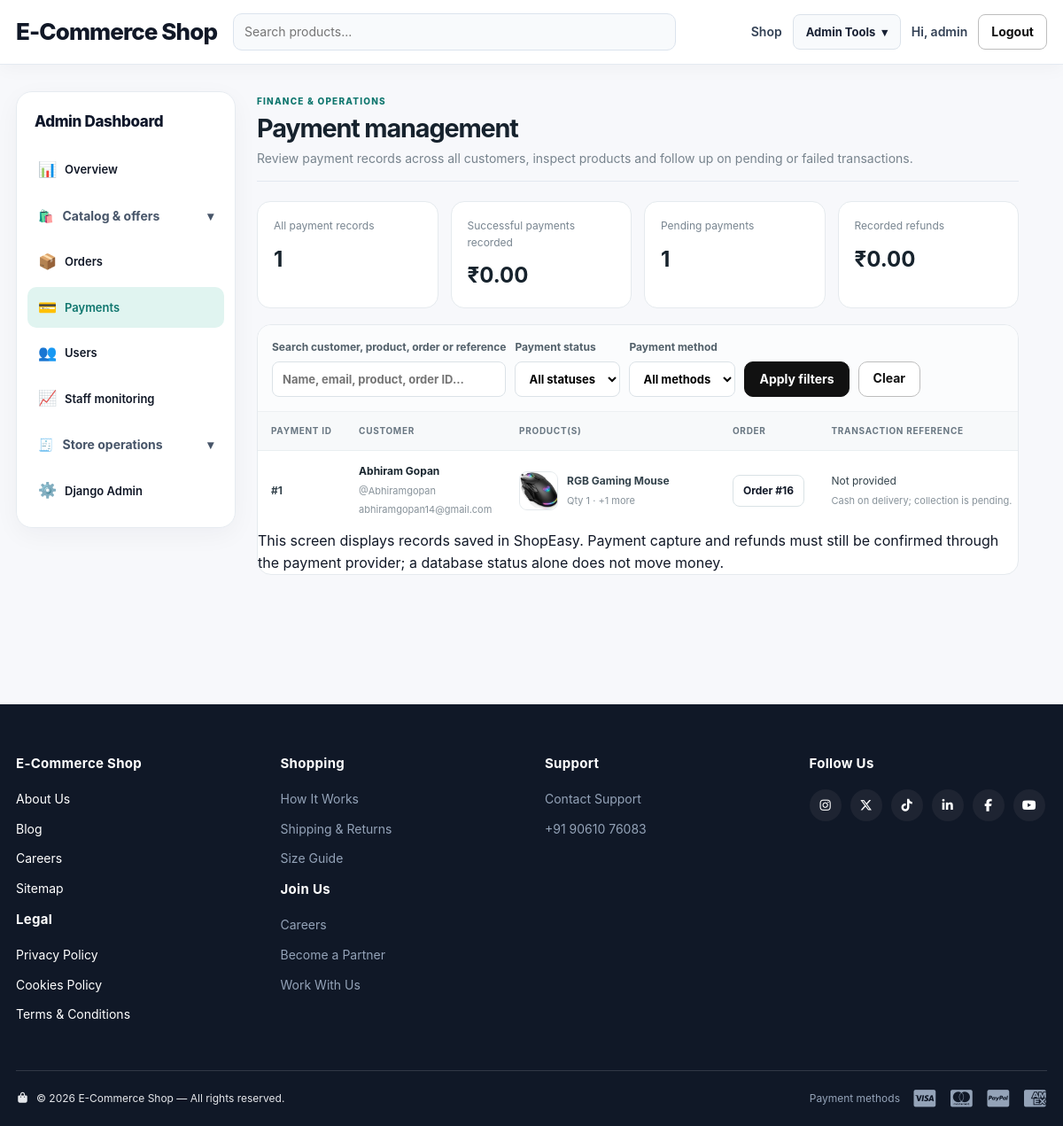
Screenshot of /dashboard/payments/ (signed in) with the database file from the repository.
### storeextras/models.py (models this page shows, shortened)
class PaymentRecord(models.Model):
    STATUS_PENDING = 'Pending'
    STATUS_SUCCESS = 'Successful'
    STATUS_FAILED = 'Failed'
    STATUS_REFUNDED = 'Refunded'
    STATUS_CHOICES = [(STATUS_PENDING, 'Pending'), (STATUS_SUCCESS, 'Successful'), (STATUS_FAILED, 'Failed'), (STATUS_REFUNDED, 'Refunded')]
    user = models.ForeignKey(settings.AUTH_USER_MODEL, on_delete=models.CASCADE, related_name='payment_records')
    order = models.ForeignKey('orders.Order', on_delete=models.CASCADE, related_name='payment_records')
    reference = models.CharField(max_length=150, blank=True)
    method = models.CharField(max_length=50, default='cod')
    amount = models.DecimalField(max_digits=10, decimal_places=2)
    status = models.CharField(max_length=20, choices=STATUS_CHOICES, default=STATUS_PENDING)
    note = models.CharField(max_length=255, blank=True)
    created_at = models.DateTimeField(auto_now_add=True)
    updated_at = models.DateTimeField(auto_now=True)
    class Meta:
        ordering = ['-created_at']

### orders/models.py (models this page shows, shortened)
class Order(models.Model):
    STATUS_PENDING = 'Pending'
    STATUS_CONFIRMED = 'Confirmed'
    STATUS_SHIPPED = 'Shipped'
    STATUS_DELIVERED = 'Delivered'
    STATUS_CANCELLED = 'Cancelled'
    STATUS_CHOICES = [
        (STATUS_PENDING, 'Pending'),
        (STATUS_CONFIRMED, 'Confirmed'),
        (STATUS_SHIPPED, 'Shipped'),
        (STATUS_DELIVERED, 'Delivered'),
        (STATUS_CANCELLED, 'Cancelled'),
    ]
    user = models.ForeignKey(User, on_delete=models.CASCADE)
    name = models.CharField(max_length=100)
    email = models.EmailField()
    phone = models.CharField(max_length=20)
    address = models.TextField()
    total_amount = models.DecimalField(
        max_digits=10,
        decimal_places=2
    )
    SHIPPING_FREE = 'free'
    SHIPPING_EXPRESS = 'express'
    SHIPPING_CHOICES = [
        (SHIPPING_FREE, 'Free Shipping'),
        (SHIPPING_EXPRESS, 'Express Shipping'),
    ]
    shipping_method = models.CharField(
        max_length=20,
        choices=SHIPPING_CHOICES,
        default=SHIPPING_FREE
    )
    shipping_cost = models.DecimalField(
        max_digits=8,
        decimal_places=2,
        default=0
    )
    payment_method = models.CharField(
        max_length=50,
        default='cod'
    )
    payment_status = models.CharField(
        max_length=50,
        default='Pending'
    )
    status = models.CharField(
        max_length=50,
        choices=STATUS_CHOICES,
        default=STATUS_PENDING
    )
    razorpay_order_id = models.CharField(max_length=100, blank=True, default='')
    razorpay_payment_id = models.CharField(max_length=100, blank=True, default='')
    tracking_number = models.CharField(max_length=120, blank=True, default='')
    courier_name = models.CharField(max_length=120, blank=True, default='')
    estimated_delivery = models.DateField(null=True, blank=True)
    coupon = models.ForeignKey('orders.Coupon', on_delete=models.SET_NULL, null=True, blank=True, related_name='orders')
    discount_amount = models.DecimalField(max_digits=10, decimal_places=2, default=0)
    cancellation_reason = models.CharField(max_length=255, blank=True, default='')
    created_at = models.DateTimeField(auto_now_add=True)

class OrderItem(models.Model):
    order = models.ForeignKey(
        Order,
        on_delete=models.CASCADE,
        related_name='items'
    )
    product = models.ForeignKey(
        'products.Product',
        on_delete=models.CASCADE
    )
    variant = models.ForeignKey('products.ProductVariant', on_delete=models.SET_NULL, null=True, blank=True, related_name='order_items')
    quantity = models.PositiveIntegerField()
    price = models.DecimalField(max_digits=10, decimal_places=2)
    is_cancelled = models.BooleanField(default=False)

### products/models.py (models this page shows, shortened)
class Product(models.Model):
    category = models.ForeignKey(
        Category,
        on_delete=models.CASCADE,
        related_name='products'
    )
    name = models.CharField(max_length=200)
    description = models.TextField()
    price = models.DecimalField(max_digits=10, decimal_places=2)
    discount_percent = models.PositiveSmallIntegerField(default=0)
    discount_ends_at = models.DateTimeField(null=True, blank=True)
    image = models.ImageField(upload_to='products/', blank=True, null=True)
    stock = models.PositiveIntegerField(default=0)
    is_available = models.BooleanField(default=True)
    is_returnable = models.BooleanField(default=False)
    is_replaceable = models.BooleanField(default=False)
    created_at = models.DateTimeField(auto_now_add=True)
    updated_at = models.DateTimeField(auto_now=True)
    vector_data = models.JSONField(default=dict, blank=True)
    rating_average = models.DecimalField(max_digits=3, decimal_places=2, default=0)
    rating_count = models.PositiveIntegerField(default=0)

### dashboard/views.py (the view, shortened to what this page needs)
# urls.py: path('payments/', views.dashboard_payments, name='payments'),
@user_passes_test(lambda user: user.is_superuser)
def dashboard_payments(request):
    records = PaymentRecord.objects.select_related('user', 'order', 'order__user').prefetch_related('order__items__product', 'order__items__variant').order_by('-created_at')
    status_filter = request.GET.get('status', '').strip()
    method_filter = request.GET.get('method', '').strip()
    query = request.GET.get('q', '').strip()
    valid_statuses = {value for value, label in PaymentRecord.STATUS_CHOICES}
    if status_filter in valid_statuses:
        records = records.filter(status=status_filter)
    if method_filter:
        records = records.filter(method__iexact=method_filter)
    paginator = Paginator(records, 12)
    page_obj = paginator.get_page(request.GET.get('page'))
    all_records = PaymentRecord.objects.all()
    context = {
        'active': 'payments',
        'page_obj': page_obj,
        'records': page_obj.object_list,
        'query': query,
        'status_filter': status_filter,
        'method_filter': method_filter,
        'status_choices': PaymentRecord.STATUS_CHOICES,
        'methods': PaymentRecord.objects.order_by().values_list('method', flat=True).distinct(),
        'total_records': all_records.count(),
        'successful_total': all_records.filter(status=PaymentRecord.STATUS_SUCCESS).aggregate(total=Sum('amount'))['total'] or Decimal('0.00'),
        'pending_count': all_records.filter(status=PaymentRecord.STATUS_PENDING).count(),
        'refunded_total': all_records.filter(status=PaymentRecord.STATUS_REFUNDED).aggregate(total=Sum('amount'))['total'] or Decimal('0.00'),
    }
    return render(request, 'dashboard/payments.html', context)

### dashboard/templates/dashboard/payments.html (shortened to what this page needs)
{% extends "dashboard/base_dashboard.html" %}
{% block dashboard_content %}
<section class="payments-page">
  <div class="section-head"><div><span class="dash-eyebrow">FINANCE &amp; OPERATIONS</span><h1>Payment management</h1><p>Review payment records across all customers, inspect products and follow up on pending or failed transactions.</p></div></div>
  <div class="payments-stats">
    <div class="payments-stat"><span>All payment records</span><strong>{{ total_records }}</strong></div>
    <div class="payments-stat"><span>Successful payments recorded</span><strong>₹{{ successful_total|floatformat:2 }}</strong></div>
    <div class="payments-stat"><span>Pending payments</span><strong>{{ pending_count }}</strong></div>
    <div class="payments-stat"><span>Recorded refunds</span><strong>₹{{ refunded_total|floatformat:2 }}</strong></div>
  </div>
  <div class="payments-panel">
    <form method="get" class="payments-filter">
      <label>Search customer, product, order or reference<input type="search" name="q" value="{{ query }}" placeholder="Name, email, product, order ID..."></label>
      <label>Payment status<select name="status"><option value="">All statuses</option></select></label>
      <label>Payment method<select name="method"><option value="">All methods</option></select></label>
      <button class="btn btn-primary" type="submit">Apply filters</button><a class="btn btn-outline" href="{% url 'dashboard:payments' %}">Clear</a>
    </form>
    {% if records %}
    <div class="payments-table-wrap"><table class="payments-table"><thead><tr><th>Payment ID</th><th>Customer</th><th>Product(s)</th><th>Order</th><th>Transaction reference</th></tr></thead><tbody>
    {% for record in records %}<tr>
      <td><strong>#{{ record.pk }}</strong></td>
      <td><span class="pay-user">{{ record.order.name|default:record.user.get_full_name|default:record.user.username }}</span><span class="pay-muted">@{{ record.user.username }}</span><span class="pay-muted">{{ record.order.email|default:record.user.email }}</span></td>
      <td>{% with first_item=record.order.items.all|first %}{% if first_item %}<div class="pay-product">{% if first_item.product.image %}<img src="{{ first_item.product.image.url }}" alt="{{ first_item.product.name }}">{% else %}<div class="pay-product-placeholder"></div>{% endif %}<div><strong>{{ first_item.product.name }}</strong><span class="pay-muted">Qty {{ first_item.quantity }}{% if record.order.items.count > 1 %} · +{{ record.order.items.count|add:'-1' }} more{% endif %}</span></div></div>{% else %}Product details unavailable{% endif %}{% endwith %}</td>
      <td><a class="pay-view" href="{% url 'dashboard:order_detail' record.order_id %}">Order #{{ record.order_id }}</a></td>
      <td>{{ record.reference|default:'Not provided' }}{% if record.note %}<span class="pay-muted">{{ record.note }}</span>{% endif %}</td>
    </tr>{% endfor %}
    </tbody></table></div>
    {% else %}<div class="pay-empty"><strong>No payment records found</strong>Try another search or clear the filters.</div>{% endif %}
    <div class="account-footnote">This screen displays records saved in ShopEasy. Payment capture and refunds must still be confirmed through the payment provider; a database status alone does not move money.</div>
  </div>
</section>
{% endblock %}

### templates/base.html (shortened to what this page needs)
{% load static %}
<!DOCTYPE html>
<html lang="en">
<head>
    <link rel="stylesheet" href="{% static 'css/style.css' %}?v=20261102_filtercard">
    <link rel="stylesheet" href="https://cdnjs.cloudflare.com/ajax/libs/font-awesome/7.0.1/css/all.min.css"
>
</head>
<body>
<header class="navbar">
    <div class="container nav-inner">
        <a class="brand" href="{% url 'products:home' %}">E-Commerce Shop</a>
        <form class="nav-search" method="get" action="{% url 'products:home' %}">
            <input type="search" name="q" placeholder="Search products..." value="{{ request.GET.q }}">
        </form>
        <nav class="nav-links">
            <a href="{% url 'products:home' %}">Shop</a>
            {% if user.is_authenticated %}
                {% if user.is_staff %}
                    <details class="nav-dropdown">
                        <summary aria-label="Open admin tools">Admin Tools <span aria-hidden="true">▾</span></summary>
                    </details>
                {% endif %}
                <a class="hide-mobile" href="{% url 'profile' %}">Hi, {{ user.username }}</a>
                <form method="post" action="{% url 'logout' %}" style="display:inline">
                    <button class="btn btn-outline" type="submit">Logout</button>
                </form>
            {% else %}
                <a href="{% url 'login' %}">Login</a>
                <a class="btn btn-primary" href="{% url 'register' %}">Sign Up</a>
            {% endif %}
        </nav>
    </div>
</header>
<main>
{% block content %}{% endblock %}
</main>
<footer class="site-footer">
    <div class="container footer-top">
        <div class="footer-col footer-white">
            <h4>E-Commerce Shop</h4>
            <a href="#">About Us</a>
            <a href="#">Blog</a>
            <a href="#">Careers</a>
            <a href="#">Sitemap</a>
            <h4 class="footer-subhead">Legal</h4>
            <a href="#">Privacy Policy</a>
            <a href="#">Cookies Policy</a>
            <a href="#">Terms &amp; Conditions</a>
        </div>
        <div class="footer-col">
            <h4>Shopping</h4>
            <a href="{% url 'products:home' %}">How It Works</a>
            <a href="#">Shipping &amp; Returns</a>
            <a href="#">Size Guide</a>
            <h4 class="footer-subhead">Join Us</h4>
            <a href="#">Careers</a>
            <a href="#">Become a Partner</a>
            <a href="#">Work With Us</a>
        </div>
        <div class="footer-col">
            <h4>Support</h4>
            <a href="#">Contact Support</a>
            <a href="#"> +91 90610 76083</a>
        </div>
        <div class="footer-col">
            <h4 class="footer-subhead">Follow Us</h4>
            <div class="footer-social">
                <a href="#" aria-label="Instagram"><i class="fa-brands fa-instagram"></i></a>
                <a href="#" aria-label="Twitter"><i class="fa-brands fa-x-twitter"></i></a>
                <a href="#" aria-label="TikTok"><i class="fa-brands fa-tiktok"></i></a>
                <a href="#" aria-label="LinkedIn"><i class="fa-brands fa-linkedin-in"></i></a>
                <a href="#" aria-label="Facebook"><i class="fa-brands fa-facebook-f"></i></a>
                <a href="#" aria-label="YouTube"><i class="fa-brands fa-youtube"></i></a>
            </div>
        </div>
    </div>
    <div class="container footer-bottom">
        <p class="footer-copyright">
            <i class="fa-solid fa-bag-shopping"></i>
            &copy; {% now "Y" %} E-Commerce Shop — All rights reserved.
        </p>
        <div class="footer-payments">
            <span class="footer-payments-label">Payment methods</span>
            <i class="fa-brands fa-cc-visa"></i>
            <i class="fa-brands fa-cc-mastercard"></i>
            <i class="fa-brands fa-cc-paypal"></i>
            <i class="fa-brands fa-cc-amex"></i>
        </div>
    </div>
</footer>
</body>
</html>

### rows the page displays
PaymentRecord: pk "1", order.name "Abhiram Gopan", user.username "Abhiramgopan", order.email "abhiramgopan14@gmail.com", order.items.product.image (picture), order.items.product.name "RGB Gaming Mouse", order.items.quantity "1", order.items.count|add "1", order_id "16", reference "Not provided", note "Cash on delivery; collection is pending."

### other values shown
{{ user.username }} "admin"
{{ total_records }} "1"
{{ successful_total|floatformat:2 }} "0.00"
{{ pending_count }} "1"
{{ refunded_total|floatformat:2 }} "0.00"
